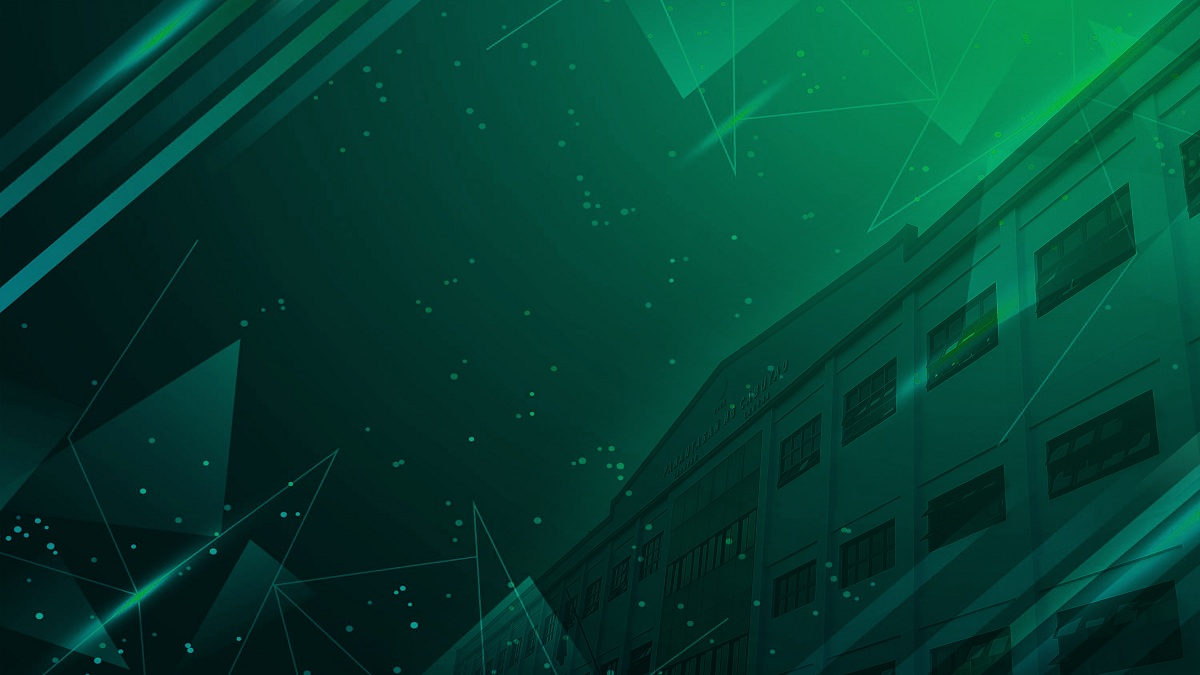
#> input picture pnc-bg.jpg, 1200 x 675 px
$ python generate_pnc_design.py
#> lines starting #> are read from the running program, lines starting #| are printed output that depends on the picture
"""
Generate a sophisticated monochromatic-green graphic composition
using `pnc-bg.jpg` as the background layer and `pnc-logo.png` as the
primary brand identifier.

Output: pnc-design.png (1920x1080)
"""

from __future__ import annotations

import os
from PIL import Image, ImageDraw, ImageFilter, ImageOps, ImageEnhance


# ---------------------------------------------------------------------------
# Paths
# ---------------------------------------------------------------------------
ROOT = os.path.dirname(os.path.dirname(os.path.abspath(__file__)))
BG_PATH = os.path.join(ROOT, "pnc-bg.jpg")
LOGO_PATH = os.path.join(ROOT, "pnc-logo.png")
OUT_PATH = os.path.join(ROOT, "pnc-design.png")

# ---------------------------------------------------------------------------
# Canvas + brand palette (monochromatic green)
# ---------------------------------------------------------------------------
W, H = 1920, 1080

# Monochromatic green palette (deep -> light)
GREEN_BLACK   = (3, 18, 12)        # near-black green (shadow)
GREEN_DEEP    = (8, 38, 24)        # deep forest
GREEN_FOREST  = (15, 64, 38)       # forest
GREEN_MID     = (28, 102, 64)      # mid emerald
GREEN_BRAND   = (46, 139, 87)      # brand emerald (sea green)
GREEN_LIGHT   = (143, 196, 161)    # mint
GREEN_GLOW    = (190, 230, 200)    # pale glow
GREEN_LINE    = (210, 245, 220)    # near-white green for fine accents


# ---------------------------------------------------------------------------
# Helpers
# ---------------------------------------------------------------------------
def lerp(a, b, t):
    return tuple(int(a[i] + (b[i] - a[i]) * t) for i in range(3))


def linear_gradient(size, top_color, bottom_color, direction="vertical"):
    """Generate a smooth linear gradient image."""
#> called with size = (1920, 1080), top_color = (8, 38, 24), bottom_color = (3, 18, 12), direction = 'vertical'
    w, h = size
    grad = Image.new("RGB", size, top_color)
    px = grad.load()
    if direction == "vertical":
        for y in range(h):
            t = y / max(1, h - 1)
            c = lerp(top_color, bottom_color, t)
            for x in range(w):
                px[x, y] = c
    else:  # horizontal
        for x in range(w):
            t = x / max(1, w - 1)
            c = lerp(top_color, bottom_color, t)
            for y in range(h):
                px[x, y] = c
    return grad


def radial_mask(size, inner=0.0, outer=1.0, invert=False):
    """Create an L-mode radial mask (white in center -> black at edges)."""
    w, h = size
    mask = Image.new("L", size, 0)
    px = mask.load()
    cx, cy = w / 2, h / 2
    max_r = (cx ** 2 + cy ** 2) ** 0.5
    for y in range(h):
        for x in range(w):
            r = ((x - cx) ** 2 + (y - cy) ** 2) ** 0.5 / max_r
            if r <= inner:
                v = 255
            elif r >= outer:
                v = 0
            else:
                t = (r - inner) / (outer - inner)
                v = int(255 * (1 - t))
            px[x, y] = v
    if invert:
        mask = ImageOps.invert(mask)
    return mask


def duotone_green(img: Image.Image) -> Image.Image:
    """Map a photo to a monochromatic green duotone (shadow->highlight)."""
    gray = ImageOps.grayscale(img)
    # Slightly boost contrast for richer depth
    gray = ImageEnhance.Contrast(gray).enhance(1.15)
    # Build a 256-entry green ramp from GREEN_BLACK -> GREEN_LIGHT
    ramp = []
    stops = [
        (0.00, GREEN_BLACK),
        (0.35, GREEN_DEEP),
        (0.65, GREEN_FOREST),
        (0.85, GREEN_MID),
        (1.00, GREEN_LIGHT),
    ]
    for i in range(256):
        t = i / 255
        # find segment
        for j in range(len(stops) - 1):
            t0, c0 = stops[j]
            t1, c1 = stops[j + 1]
            if t0 <= t <= t1:
                k = (t - t0) / (t1 - t0) if t1 > t0 else 0
                ramp.append(lerp(c0, c1, k))
                break
        else:
            ramp.append(stops[-1][1])
    # Apply ramp via channel lookup
    r_lut = [c[0] for c in ramp]
    g_lut = [c[1] for c in ramp]
    b_lut = [c[2] for c in ramp]
    out = Image.merge(
        "RGB",
        (gray.point(r_lut), gray.point(g_lut), gray.point(b_lut)),
    )
    return out


def soft_glow(layer_rgba: Image.Image, radius: int, color, opacity: int) -> Image.Image:
    """Build a colored soft glow from an RGBA layer's alpha."""
    alpha = layer_rgba.split()[-1]
    glow = Image.new("RGBA", layer_rgba.size, color + (0,))
    glow.putalpha(alpha.filter(ImageFilter.GaussianBlur(radius)))
    # Reduce overall opacity
    a = glow.split()[-1].point(lambda p: int(p * opacity / 255))
    glow.putalpha(a)
    return glow


# ---------------------------------------------------------------------------
# Build the composition
# ---------------------------------------------------------------------------
def main():
    # 1. Base canvas: deep green gradient (top->bottom for cinematic depth)
    base = linear_gradient((W, H), GREEN_DEEP, GREEN_BLACK, "vertical").convert("RGBA")

    # 2. Background photo -> duotone green, scaled to fill
    bg = Image.open(BG_PATH).convert("RGB")
#> bg is the input picture: PIL image 1200x675 RGB; mean R, G, B 2.8, 66.7, 51.9
    # Cover-fit the canvas
    src_ratio = bg.width / bg.height
#> src_ratio = 1.78
    dst_ratio = W / H
    if src_ratio > dst_ratio:
        new_h = H
        new_w = int(H * src_ratio)
    else:
        new_w = W
        new_h = int(W / src_ratio)
#> new_h = 1080
    bg_resized = bg.resize((new_w, new_h), Image.LANCZOS)
    left = (new_w - W) // 2
    top = (new_h - H) // 2
#> top = 0
    bg_cover = bg_resized.crop((left, top, left + W, top + H))

    # Slight blur for cinematic depth-of-field
    bg_cover = bg_cover.filter(ImageFilter.GaussianBlur(2.5))
    bg_duo = duotone_green(bg_cover).convert("RGBA")

    # Blend duotone background onto base gradient (let the gradient enrich shadows)
    bg_duo.putalpha(225)  # ~88% so gradient bleeds at edges
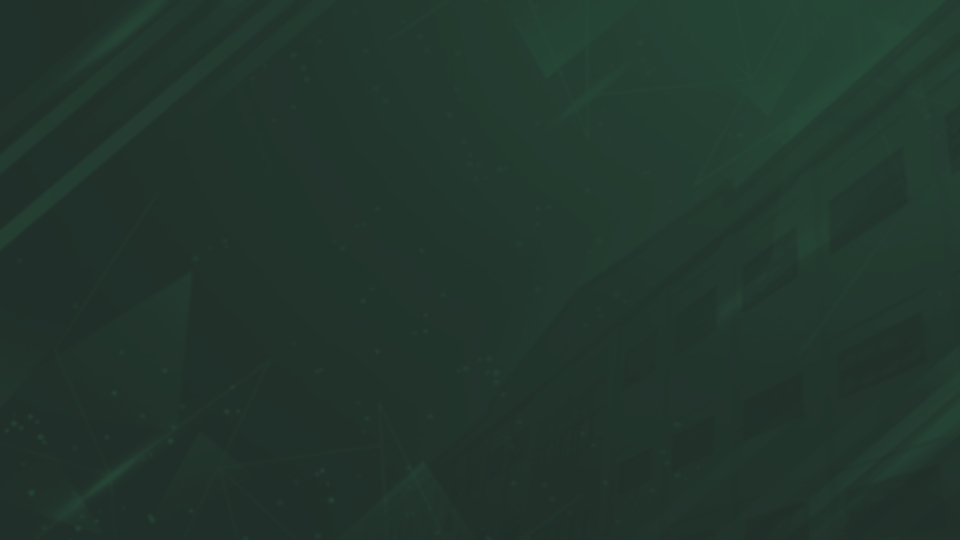
#> bg_duo: PIL image 1920x1080 RGBA (shown at 1/2 size); mean R, G, B, A 5.1, 27.8, 17.6, 225; transparent parts drawn white
    base = Image.alpha_composite(base, bg_duo)

    # 3. Vignette: darken edges with a radial mask of GREEN_BLACK
    vignette_layer = Image.new("RGBA", (W, H), GREEN_BLACK + (255,))
    vmask = radial_mask((W, H), inner=0.15, outer=0.95, invert=True)
#> in radial_mask, `mask = Image.new("L", size, 0)`: mask: PIL image 1920x1080 L; every value is 0
#> in radial_mask, `mask = ImageOps.invert(mask)`:
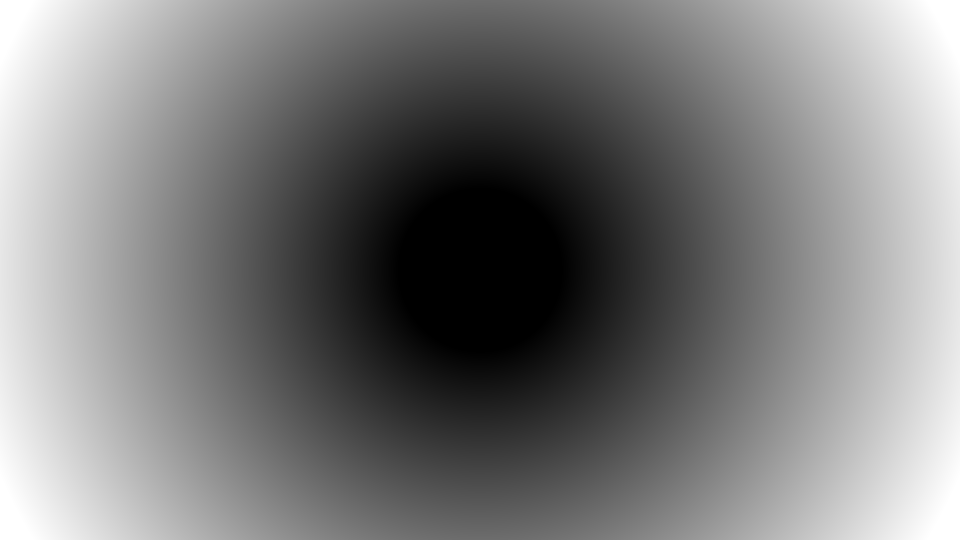
#> mask: PIL image 1920x1080 L (shown at 1/2 size); min 0, max 255, mean 123.3
    # Soften
    vmask = vmask.filter(ImageFilter.GaussianBlur(80))
    # Scale mask intensity (max ~70% darken)
    vmask = vmask.point(lambda p: int(p * 0.70))
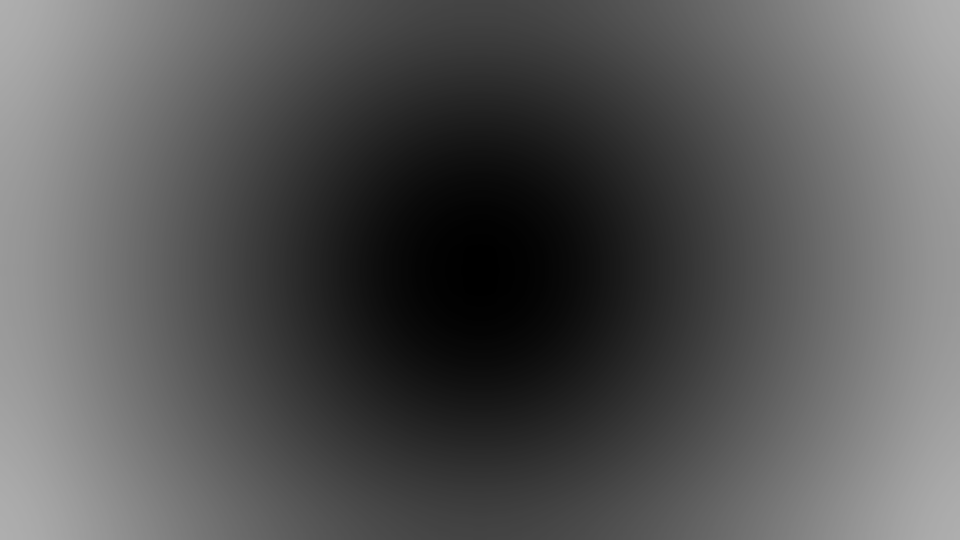
#> vmask: PIL image 1920x1080 L (shown at 1/2 size); min 0, max 174, mean 86.3
    vignette_layer.putalpha(vmask)
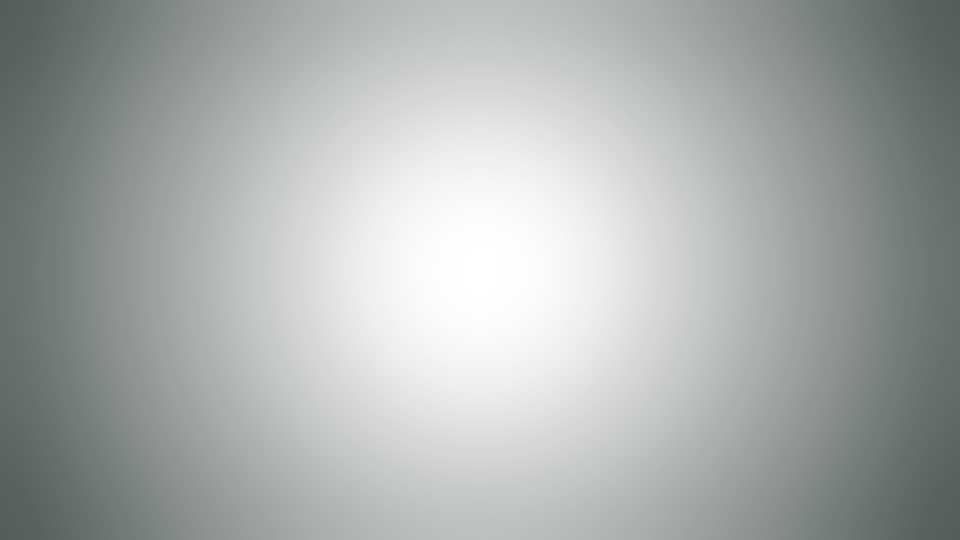
#> vignette_layer: PIL image 1920x1080 RGBA (shown at 1/2 size); mean R, G, B, A 3, 18, 12, 86.3; transparent parts drawn white
    base = Image.alpha_composite(base, vignette_layer)

    # 4. Subtle center light bloom (radial highlight behind logo)
    bloom = Image.new("RGBA", (W, H), GREEN_GLOW + (0,))
    bmask = radial_mask((W, H), inner=0.0, outer=0.55)
    bmask = bmask.filter(ImageFilter.GaussianBlur(120))
    bmask = bmask.point(lambda p: int(p * 0.28))  # very subtle
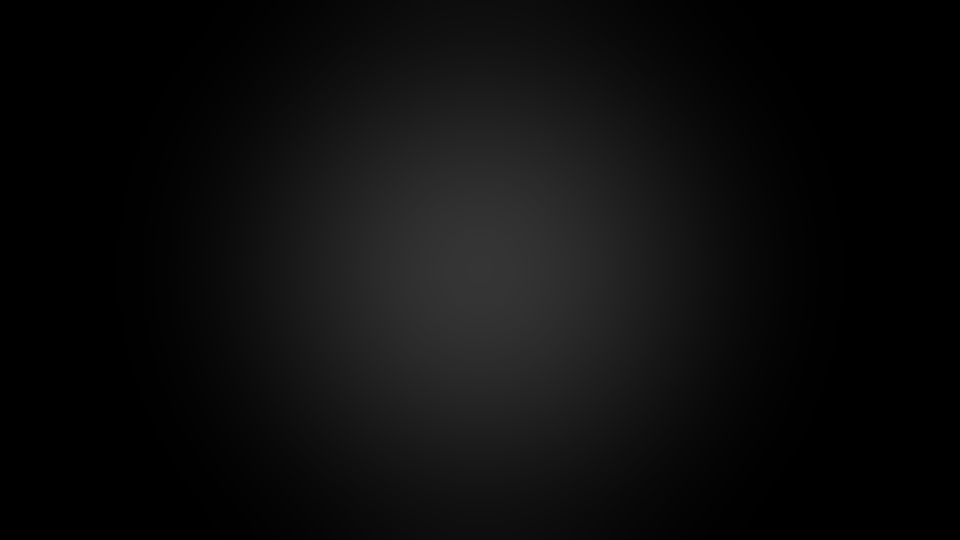
#> bmask: PIL image 1920x1080 L (shown at 1/2 size); min 0, max 53, mean 12.5
    bloom.putalpha(bmask)
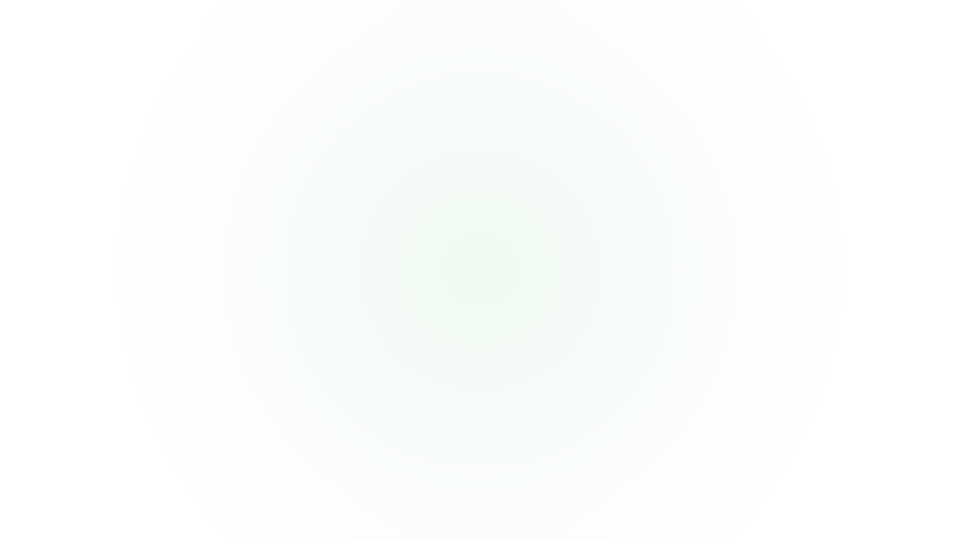
#> bloom: PIL image 1920x1080 RGBA (shown at 1/2 size); mean R, G, B, A 190, 230, 200, 12.5; transparent parts drawn white
    base = Image.alpha_composite(base, bloom)
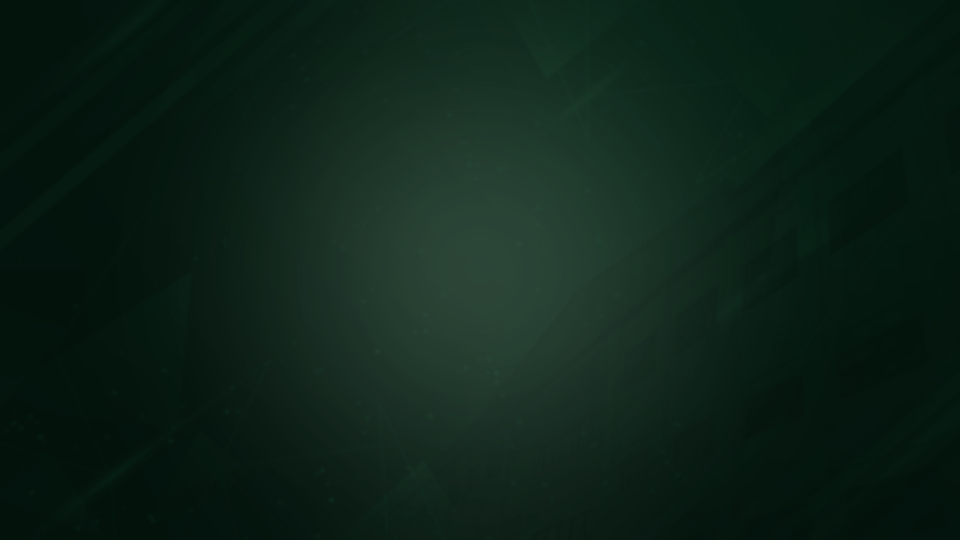
#> base: PIL image 1920x1080 RGBA (shown at 1/2 size); mean R, G, B, A 13.5, 34.5, 24.7, 255

    # 5. Decorative geometry: thin double frame + corner ornaments
    deco = Image.new("RGBA", (W, H), (0, 0, 0, 0))
#> deco: PIL image 1920x1080 RGBA; every value is 0
    d = ImageDraw.Draw(deco)

    margin = 70
    inner_margin = 92
    # Outer thin frame
    d.rectangle(
        [margin, margin, W - margin, H - margin],
        outline=GREEN_LIGHT + (180,),
        width=2,
    )
    # Inner thinner frame (double-line motif)
    d.rectangle(
        [inner_margin, inner_margin, W - inner_margin, H - inner_margin],
        outline=GREEN_LINE + (90,),
        width=1,
    )

    # Corner ornaments (small angle brackets)
    corner_len = 60
    corner_pad = 50
    cw = 3
    corners = [
        (corner_pad, corner_pad, +1, +1),
        (W - corner_pad, corner_pad, -1, +1),
        (corner_pad, H - corner_pad, +1, -1),
        (W - corner_pad, H - corner_pad, -1, -1),
    ]
    for cx, cy, sx, sy in corners:
        d.line([(cx, cy), (cx + sx * corner_len, cy)], fill=GREEN_GLOW + (220,), width=cw)
        d.line([(cx, cy), (cx, cy + sy * corner_len)], fill=GREEN_GLOW + (220,), width=cw)

    # Top + bottom hairline accents inside the frame
    hair_y_top = inner_margin + 36
    hair_y_bot = H - inner_margin - 36
    d.line(
        [(inner_margin + 30, hair_y_top), (W - inner_margin - 30, hair_y_top)],
        fill=GREEN_LIGHT + (110,),
        width=1,
    )
    d.line(
        [(inner_margin + 30, hair_y_bot), (W - inner_margin - 30, hair_y_bot)],
        fill=GREEN_LIGHT + (110,),
        width=1,
    )

    # Center diamond accent above logo
    cx_center = W // 2
    diamond_y = 220
    ds = 7
    d.polygon(
        [
            (cx_center, diamond_y - ds),
            (cx_center + ds, diamond_y),
            (cx_center, diamond_y + ds),
            (cx_center - ds, diamond_y),
        ],
        fill=GREEN_GLOW + (230,),
    )
    # Flanking horizontal lines next to diamond
    line_gap = 22
    line_len = 220
    d.line(
        [
            (cx_center - ds - line_gap - line_len, diamond_y),
            (cx_center - ds - line_gap, diamond_y),
        ],
        fill=GREEN_LIGHT + (180,),
        width=2,
    )
    d.line(
        [
            (cx_center + ds + line_gap, diamond_y),
            (cx_center + ds + line_gap + line_len, diamond_y),
        ],
        fill=GREEN_LIGHT + (180,),
        width=2,
    )

    base = Image.alpha_composite(base, deco)

    # 6. Logo: prominent, centered, with multi-layer green glow
#> (the run stopped early here; a loop or call above may not have finished)
